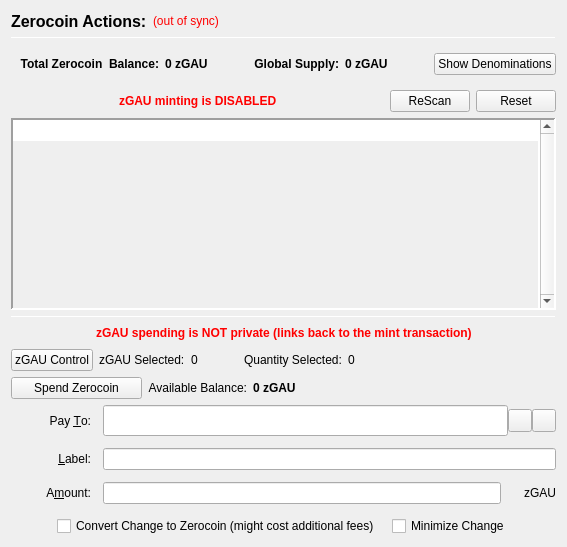
                  <widget class="QFrame" name="verticalFrameLeft">
                   <layout class="QVBoxLayout" name="verticalLayout_2">
                    <item>
                     <layout class="QVBoxLayout" name="verticalLayout_3">
                      <item>
                       <layout class="QHBoxLayout" name="horizontalLayout_3">
                        <item>
                         <widget class="QLabel" name="labelzGAUActions">
                          <property name="font">
                           <font>
                            <pointsize>12</pointsize>
                            <weight>75</weight>
                            <bold>true</bold>
                           </font>
                          </property>
                          <property name="text">
                           <string>Zerocoin Actions:</string>
                          </property>
                          <property name="alignment">
                           <set>Qt::AlignLeading|Qt::AlignLeft|Qt::AlignVCenter</set>
                          </property>
                         </widget>
                        </item>
                        <item>
                         <widget class="QLabel" name="labelzGAUSyncStatus">
                          <property name="toolTip">
                           <string>The displayed information may be out of date. Your wallet automatically synchronizes with the Gauntlet network after a connection is established, but this process has not completed yet.</string>
                          </property>
                          <property name="styleSheet">
                           <string notr="true">QLabel { color: red; }</string>
                          </property>
                          <property name="text">
                           <string notr="true">(out of sync)</string>
                          </property>
                          <property name="alignment">
                           <set>Qt::AlignLeading|Qt::AlignLeft|Qt::AlignVCenter</set>
                          </property>
                         </widget>
                        </item>
                        <item>
                         <spacer name="horizontalSpacer">
                          <property name="orientation">
                           <enum>Qt::Horizontal</enum>
                          </property>
                          <property name="sizeHint" stdset="0">
                           <size>
                            <width>40</width>
                            <height>20</height>
                           </size>
                          </property>
                         </spacer>
                        </item>
                       </layout>
                      </item>
                      <item>
                       <widget class="Line" name="lineUpperLeft">
                        <property name="minimumSize">
                         <size>
                          <width>0</width>
                          <height>1</height>
                         </size>
                        </property>
                        <property name="maximumSize">
                         <size>
                          <width>16777215</width>
                          <height>1</height>
                         </size>
                        </property>
                        <property name="frameShadow">
                         <enum>QFrame::Sunken</enum>
                        </property>
                        <property name="orientation">
                         <enum>Qt::Horizontal</enum>
                        </property>
                       </widget>
                      </item>
                      <item>
                       <widget class="QFrame" name="balanceSupplyFrame">
                        <layout class="QHBoxLayout" name="horizontalLayout_2" stretch="0,0,0,1,0">
                         <property name="rightMargin">
                          <number>0</number>
                         </property>
                         <item>
                          <layout class="QHBoxLayout" name="horizontalLayout_34">
                           <item>
                            <widget class="QLabel" name="labelzAvailableText_3">
                             <property name="font">
                              <font>
                               <weight>75</weight>
                               <bold>true</bold>
                              </font>
                             </property>
                             <property name="toolTip">
                              <string>Total Balance including unconfirmed and immature zGAU</string>
                             </property>
                             <property name="text">
                              <string>Total Zerocoin  Balance:</string>
                             </property>
                             <property name="alignment">
                              <set>Qt::AlignRight|Qt::AlignTrailing|Qt::AlignVCenter</set>
                             </property>
                            </widget>
                           </item>
                           <item>
                            <widget class="QLabel" name="labelzAvailableAmount_4">
                             <property name="minimumSize">
                              <size>
                               <width>40</width>
                               <height>0</height>
                              </size>
                             </property>
                             <property name="font">
                              <font>
                               <weight>75</weight>
                               <bold>true</bold>
                              </font>
                             </property>
                             <property name="toolTip">
                              <string>Total Balance including unconfirmed and immature zGAU</string>
                             </property>
                             <property name="text">
                              <string>0 zGAU</string>
                             </property>
                             <property name="alignment">
                              <set>Qt::AlignLeading|Qt::AlignLeft|Qt::AlignVCenter</set>
                             </property>
                            </widget>
                           </item>
                          </layout>
                         </item>
                         <item>
                          <spacer name="horizontalSpacer_32">
                           <property name="orientation">
                            <enum>Qt::Horizontal</enum>
                           </property>
                           <property name="sizeHint" stdset="0">
                            <size>
                             <width>40</width>
                             <height>20</height>
                            </size>
                           </property>
                          </spacer>
                         </item>
                         <item>
                          <layout class="QHBoxLayout" name="horizontalLayout_35">
                           <item>
                            <widget class="QLabel" name="labelZsupplyText_2">
                             <property name="font">
                              <font>
                               <weight>75</weight>
                               <bold>true</bold>
                              </font>
                             </property>
                             <property name="text">
                              <string>Global Supply:</string>
                             </property>
                             <property name="alignment">
                              <set>Qt::AlignRight|Qt::AlignTrailing|Qt::AlignVCenter</set>
                             </property>
                            </widget>
                           </item>
                           <item>
                            <widget class="QLabel" name="labelZsupplyAmount_2">
                             <property name="font">
                              <font>
                               <weight>75</weight>
                               <bold>true</bold>
                              </font>
                             </property>
                             <property name="text">
                              <string>0 zGAU</string>
                             </property>
                            </widget>
                           </item>
                          </layout>
                         </item>
                         <item>
                          <spacer name="horizontalSpacer_31">
                           <property name="orientation">
                            <enum>Qt::Horizontal</enum>
                           </property>
                           <property name="sizeHint" stdset="0">
                            <size>
                             <width>40</width>
                             <height>20</height>
                            </size>
                           </property>
                          </spacer>
                         </item>
                         <item>
                          <widget class="QPushButton" name="pushButtonShowDenoms">
                           <property name="toolTip">
                            <string>Show zGAU denominations list</string>
                           </property>
                           <property name="text">
                            <string>Show Denominations</string>
                           </property>
                          </widget>
                         </item>
                        </layout>
                       </widget>
                      </item>
                      <item>
                       <layout class="QHBoxLayout" name="horizontalLayout_4">
                        <item>
                         <spacer name="horizontalSpacer_2">
                          <property name="orientation">
                           <enum>Qt::Horizontal</enum>
                          </property>
                          <property name="sizeHint" stdset="0">
                           <size>
                            <width>40</width>
                            <height>20</height>
                           </size>
                          </property>
                         </spacer>
                        </item>
                        <item>
                         <widget class="QLabel" name="label">
                          <property name="styleSheet">
                           <string notr="true">color: red;
font-weight: bold;</string>
                          </property>
                          <property name="text">
                           <string>zGAU minting is DISABLED</string>
                          </property>
                         </widget>
                        </item>
                        <item>
                         <spacer name="horizontalSpacer_3">
                          <property name="orientation">
                           <enum>Qt::Horizontal</enum>
                          </property>
                          <property name="sizeHint" stdset="0">
                           <size>
                            <width>40</width>
                            <height>20</height>
                           </size>
                          </property>
                         </spacer>
                        </item>
                        <item>
                         <widget class="QPushButton" name="pushButtonMintReset">
                          <property name="maximumSize">
                           <size>
                            <width>80</width>
                            <height>16777215</height>
                           </size>
                          </property>
                          <property name="toolTip">
                           <string>Rescan the complete blockchain for  Zerocoin mints and their meta-data.</string>
                          </property>
                          <property name="text">
                           <string>ReScan</string>
                          </property>
                         </widget>
                        </item>
                        <item>
                         <widget class="QPushButton" name="pushButtonSpentReset">
                          <property name="maximumSize">
                           <size>
                            <width>80</width>
                            <height>16777215</height>
                           </size>
                          </property>
                          <property name="toolTip">
                           <string>Reset Zerocoin Wallet DB. Deletes transactions that did not make it into the blockchain.</string>
                          </property>
                          <property name="text">
                           <string>Reset</string>
                          </property>
                         </widget>
                        </item>
                       </layout>
                      </item>
                      <item>
                       <widget class="QPlainTextEdit" name="TEMintStatus">
                        <property name="font">
                         <font>
                          <pointsize>8</pointsize>
                         </font>
                        </property>
                        <property name="toolTip">
                         <string>Status and/or Mesages from the last Mint Action.</string>
                        </property>
                        <property name="frameShape">
                         <enum>QFrame::Panel</enum>
                        </property>
                        <property name="frameShadow">
                         <enum>QFrame::Sunken</enum>
                        </property>
                        <property name="lineWidth">
                         <number>2</number>
                        </property>
                        <property name="midLineWidth">
                         <number>2</number>
                        </property>
                        <property name="verticalScrollBarPolicy">
                         <enum>Qt::ScrollBarAlwaysOn</enum>
                        </property>
                        <property name="horizontalScrollBarPolicy">
                         <enum>Qt::ScrollBarAlwaysOff</enum>
                        </property>
                        <property name="readOnly">
                         <bool>true</bool>
                        </property>
                        <property name="plainText">
                         <string notr="true"/>
                        </property>
                        <property name="backgroundVisible">
                         <bool>true</bool>
                        </property>
                       </widget>
                      </item>
                      <item>
                       <widget class="Line" name="line">
                        <property name="minimumSize">
                         <size>
                          <width>0</width>
                          <height>1</height>
                         </size>
                        </property>
                        <property name="maximumSize">
                         <size>
                          <width>16777215</width>
                          <height>1</height>
                         </size>
                        </property>
                        <property name="orientation">
                         <enum>Qt::Horizontal</enum>
                        </property>
                       </widget>
                      </item>
                      <item>
                       <layout class="QHBoxLayout" name="horizontalLayout_7">
                        <item>
                         <spacer name="horizontalSpacer_18">
                          <property name="orientation">
                           <enum>Qt::Horizontal</enum>
                          </property>
                          <property name="sizeHint" stdset="0">
                           <size>
                            <width>40</width>
                            <height>20</height>
                           </size>
                          </property>
                         </spacer>
                        </item>
                        <item>
                         <widget class="QLabel" name="label_2">
                          <property name="styleSheet">
                           <string notr="true">color: red;
font-weight: bold;</string>
                          </property>
                          <property name="text">
                           <string>zGAU spending is NOT private (links back to the mint transaction)</string>
                          </property>
                         </widget>
                        </item>
                        <item>
                         <spacer name="horizontalSpacer_30">
                          <property name="orientation">
                           <enum>Qt::Horizontal</enum>
                          </property>
                          <property name="sizeHint" stdset="0">
                           <size>
                            <width>40</width>
                            <height>20</height>
                           </size>
                          </property>
                         </spacer>
                        </item>
                       </layout>
                      </item>
                      <item>
                       <layout class="QHBoxLayout" name="horizontalLayout_24">
                        <property name="leftMargin">
                         <number>0</number>
                        </property>
                        <property name="bottomMargin">
                         <number>0</number>
                        </property>
                        <item>
                         <widget class="QPushButton" name="pushButtonZPivControl">
                          <property name="text">
                           <string>zGAU Control</string>
                          </property>
                         </widget>
                        </item>
                        <item>
                         <widget class="QLabel" name="labelzPivSelected">
                          <property name="text">
                           <string>zGAU Selected:</string>
                          </property>
                         </widget>
                        </item>
                        <item>
                         <widget class="QLabel" name="labelzPivSelected_int">
                          <property name="text">
                           <string>0</string>
                          </property>
                         </widget>
                        </item>
                        <item>
                         <spacer name="horizontalSpacer_17">
                          <property name="orientation">
                           <enum>Qt::Horizontal</enum>
                          </property>
                          <property name="sizeType">
                           <enum>QSizePolicy::Fixed</enum>
                          </property>
                          <property name="sizeHint" stdset="0">
                           <size>
                            <width>40</width>
                            <height>20</height>
                           </size>
                          </property>
                         </spacer>
                        </item>
                        <item>
                         <widget class="QLabel" name="labelQuantitySelected">
                          <property name="text">
                           <string>Quantity Selected:</string>
                          </property>
                         </widget>
                        </item>
                        <item>
                         <widget class="QLabel" name="labelQuantitySelected_int">
                          <property name="text">
                           <string>0</string>
                          </property>
                         </widget>
                        </item>
                        <item>
                         <spacer name="horizontalSpacer_19">
                          <property name="orientation">
                           <enum>Qt::Horizontal</enum>
                          </property>
                          <property name="sizeHint" stdset="0">
                           <size>
                            <width>40</width>
                            <height>20</height>
                           </size>
                          </property>
                         </spacer>
                        </item>
                       </layout>
                      </item>
                      <item>
                       <layout class="QHBoxLayout" name="horizontalLayout_6">
                        <item>
                         <widget class="QPushButton" name="pushButtonSpendzGAU">
                          <property name="minimumSize">
                           <size>
                            <width>131</width>
                            <height>0</height>
                           </size>
                          </property>
                          <property name="toolTip">
                           <string>Spend Zerocoin. Without 'Pay To:' address creates payments to yourself.</string>
                          </property>
                          <property name="text">
                           <string>Spend Zerocoin</string>
                          </property>
                         </widget>
                        </item>
                        <item>
                         <widget class="QLabel" name="labelzGAUBalanceText">
                          <property name="toolTip">
                           <string>Available (mature and spendable) zGAU for spending</string>
                          </property>
                          <property name="text">
                           <string>Available Balance:</string>
                          </property>
                          <property name="alignment">
                           <set>Qt::AlignRight|Qt::AlignTrailing|Qt::AlignVCenter</set>
                          </property>
                         </widget>
                        </item>
                        <item>
                         <widget class="QLabel" name="labelzAvailableAmount_2">
                          <property name="font">
                           <font>
                            <weight>75</weight>
                            <bold>true</bold>
                           </font>
                          </property>
                          <property name="toolTip">
                           <string>Available (mature and spendable) zGAU for spending

zGAU are mature when they have more than 20 confirmations AND more than 2 mints of the same denomination after them were minted</string>
                          </property>
                          <property name="text">
                           <string>0 zGAU</string>
                          </property>
                          <property name="alignment">
                           <set>Qt::AlignLeading|Qt::AlignLeft|Qt::AlignVCenter</set>
                          </property>
                         </widget>
                        </item>
                        <item>
                         <spacer name="horizontalSpacer_4">
                          <property name="orientation">
                           <enum>Qt::Horizontal</enum>
                          </property>
                          <property name="sizeHint" stdset="0">
                           <size>
                            <width>40</width>
                            <height>20</height>
                           </size>
                          </property>
                         </spacer>
                        </item>
                       </layout>
                      </item>
                      <item>
                       <layout class="QGridLayout" name="gridLayout_7">
                        <property name="spacing">
                         <number>12</number>
                        </property>
                        <item row="0" column="0">
                         <widget class="QLabel" name="payToLabel">
                          <property name="minimumSize">
                           <size>
                            <width>80</width>
                            <height>0</height>
                           </size>
                          </property>
                          <property name="text">
                           <string>Pay &amp;To:</string>
                          </property>
                          <property name="alignment">
                           <set>Qt::AlignRight|Qt::AlignTrailing|Qt::AlignVCenter</set>
                          </property>
                          <property name="buddy">
                           <cstring>payTo</cstring>
                          </property>
                         </widget>
                        </item>
                        <item row="0" column="1">
                         <layout class="QHBoxLayout" name="payToLayout">
                          <property name="spacing">
                           <number>0</number>
                          </property>
                          <item>
                           <widget class="QValidatedLineEdit" name="payTo">
                            <property name="enabled">
                             <bool>true</bool>
                            </property>
                            <property name="minimumSize">
                             <size>
                              <width>0</width>
                              <height>31</height>
                             </size>
                            </property>
                            <property name="toolTip">
                             <string>The Gauntlet address to send the payment to. Creates local payment to yourself when empty.</string>
                            </property>
                           </widget>
                          </item>
                          <item>
                           <widget class="QToolButton" name="addressBookButton">
                            <property name="toolTip">
                             <string>Choose previously used address</string>
                            </property>
                            <property name="text">
                             <string/>
                            </property>
                            <property name="icon">
                             <iconset resource="../gauntlet.qrc">
                              <normaloff>:/icons/address-book</normaloff>:/icons/address-book</iconset>
                            </property>
                            <property name="shortcut">
                             <string>Alt+A</string>
                            </property>
                           </widget>
                          </item>
                          <item>
                           <widget class="QToolButton" name="pasteButton">
                            <property name="toolTip">
                             <string>Paste address from clipboard</string>
                            </property>
                            <property name="text">
                             <string/>
                            </property>
                            <property name="icon">
                             <iconset resource="../gauntlet.qrc">
                              <normaloff>:/icons/editpaste</normaloff>:/icons/editpaste</iconset>
                            </property>
                            <property name="shortcut">
                             <string>Alt+P</string>
                            </property>
                           </widget>
                          </item>
                         </layout>
                        </item>
                        <item row="1" column="0">
                         <widget class="QLabel" name="labelLabel">
                          <property name="minimumSize">
                           <size>
                            <width>80</width>
                            <height>0</height>
                           </size>
                          </property>
                          <property name="text">
                           <string>&amp;Label:</string>
                          </property>
                          <property name="alignment">
                           <set>Qt::AlignRight|Qt::AlignTrailing|Qt::AlignVCenter</set>
                          </property>
                          <property name="buddy">
                           <cstring>addAsLabel</cstring>
                          </property>
                         </widget>
                        </item>
                        <item row="1" column="1">
                         <widget class="QLineEdit" name="addAsLabel">
                          <property name="toolTip">
                           <string>Enter a label for this address to add it to the list of used addresses</string>
                          </property>
                         </widget>
                        </item>
                        <item row="2" column="0">
                         <widget class="QLabel" name="amountLabel">
                          <property name="minimumSize">
                           <size>
                            <width>80</width>
                            <height>0</height>
                           </size>
                          </property>
                          <property name="text">
                           <string>A&amp;mount:</string>
                          </property>
                          <property name="alignment">
                           <set>Qt::AlignRight|Qt::AlignTrailing|Qt::AlignVCenter</set>
                          </property>
                          <property name="buddy">
                           <cstring>zGAUpayAmount</cstring>
                          </property>
                         </widget>
                        </item>
                        <item row="2" column="1">
                         <layout class="QHBoxLayout" name="horizontalLayout_9">
                          <property name="spacing">
                           <number>0</number>
                          </property>
                          <item>
                           <widget class="QLineEdit" name="zGAUpayAmount"/>
                          </item>
                          <item>
                           <widget class="QLabel" name="labelzGAU">
                            <property name="minimumSize">
                             <size>
                              <width>55</width>
                              <height>0</height>
                             </size>
                            </property>
                            <property name="text">
                             <string>zGAU</string>
                            </property>
                            <property name="alignment">
                             <set>Qt::AlignRight|Qt::AlignTrailing|Qt::AlignVCenter</set>
                            </property>
                           </widget>
                          </item>
                         </layout>
                        </item>
                        <item row="3" column="0" colspan="2">
                         <layout class="QHBoxLayout" name="horizontalLayout_10">
                          <item>
                           <spacer name="horizontalSpacer_5">
                            <property name="orientation">
                             <enum>Qt::Horizontal</enum>
                            </property>
                            <property name="sizeHint" stdset="0">
                             <size>
                              <width>40</width>
                              <height>20</height>
                             </size>
                            </property>
                           </spacer>
                          </item>
                          <item>
                           <widget class="QCheckBox" name="checkBoxMintChange">
                            <property name="sizePolicy">
                             <sizepolicy hsizetype="MinimumExpanding" vsizetype="Fixed">
                              <horstretch>0</horstretch>
                              <verstretch>0</verstretch>
                             </sizepolicy>
                            </property>
                            <property name="layoutDirection">
                             <enum>Qt::LeftToRight</enum>
                            </property>
                            <property name="text">
                             <string>Convert Change to Zerocoin (might cost additional fees)</string>
                            </property>
                           </widget>
                          </item>
                          <item>
                           <widget class="QCheckBox" name="checkBoxMinimizeChange">
                            <property name="toolTip">
                             <string>If checked, the wallet tries to minimize the returning change instead of minimizing the number of spent denominations.</string>
                            </property>
                            <property name="text">
                             <string>Minimize Change</string>
                            </property>
                           </widget>
                          </item>
                          <item>
                           <spacer name="horizontalSpacer_6">
                            <property name="orientation">
                             <enum>Qt::Horizontal</enum>
                            </property>
                            <property name="sizeHint" stdset="0">
                             <size>
                              <width>40</width>
                              <height>20</height>
                             </size>
                            </property>
                           </spacer>
                          </item>
                         </layout>
                        </item>
                       </layout>
                      </item>
                     </layout>
                    </item>
                   </layout>
                  </widget>
